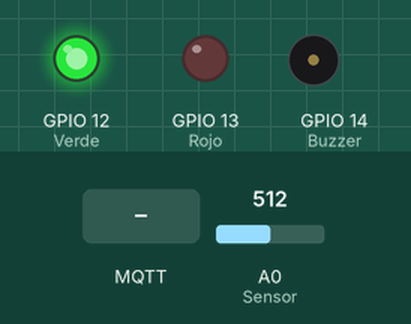
Recording of a sketch running on a simulated ESP8266 (NodeMCU). Parts: output pins drawn as LEDs (lit = HIGH), buzzer (waves = sounding). The test bench sets the inputs (shaded band); at power-on: A0 (Sensor) = 512. WiFi joins after 1.5 s; servers stay silent unless stated; no MQTT or app messages arrive unless stated; what the sketch prints to the serial monitor is not drawn.

Above: at 2.7 s.
2.8 s: MQTT message "Alerta" arrives on the first subscribed topic
At 6.9 s:
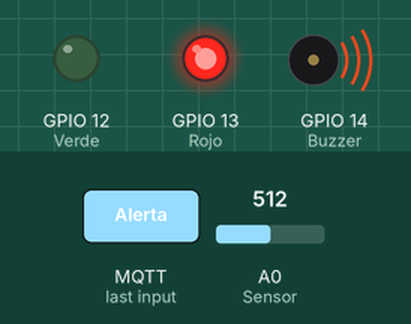
8.0 s: A0 (Sensor) set to 105
11.0 s: A0 (Sensor) set to 90
18.0 s: MQTT message "Solucionado" arrives on the first subscribed topic
At 22.2 s:
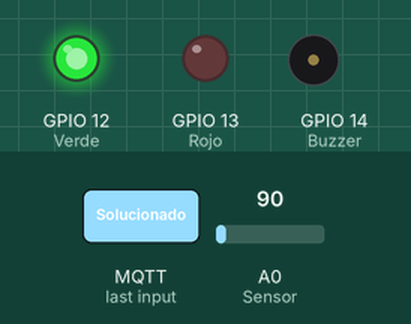
Timing chart, 0 to 23.7 s (numbered marks = the images above; inputs shaded):
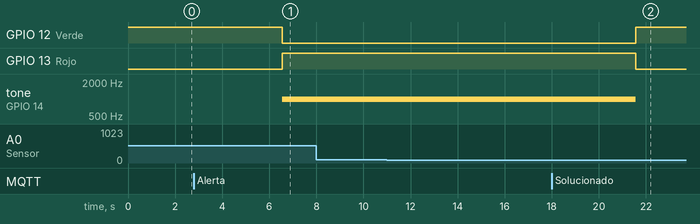

Measured:
- after the input at 2.8 s, GPIO 12 (Verde): HIGH → LOW after 3.8 s; GPIO 13 (Rojo): LOW → HIGH after 3.8 s; tone on GPIO 14 (Buzzer): silent → 1000 Hz after 3.8 s
- after the input at 8.0 s, every drawn part: stays the same
- after the input at 11.0 s, every drawn part: stays the same
- after the input at 18.0 s, GPIO 12 (Verde): LOW → HIGH after 3.6 s; GPIO 13 (Rojo): HIGH → LOW after 3.6 s; tone on GPIO 14 (Buzzer): 1000 Hz → silent after 3.6 s

The sketch:

ARDUINOESP1.ino
```cpp
#include <ESP8266WiFi.h>
#include <PubSubClient.h>
#include <WiFiClientSecure.h>

#define Verde 12 // GPIO 12 (D6) LED VERDE
#define Rojo 13 // GPIO 13 (D7) LED ROJO
#define Buzzer 14 // GPIO 14 (D5) ALARMA
#define Sensor A0 // A0 SENSOR

// WiFi settings
const char *ssid = "Mapa";             // Replace with your WiFi name
const char *password = "123456789";   // Replace with your WiFi password

// MQTT Broker settings
const char *mqtt_broker = "3c0e9445ee584760b0e9427ba2ba7022.s1.eu.hivemq.cloud";  // EMQX broker endpoint
const int mqtt_port = 8883;  // MQTT port (TCP)
const char* mqtt_username = "MapaRuiz";
const char* mqtt_password = "Mapa123456*";
const char* mqtt_topic = "CANAL";

WiFiClientSecure espClient;
PubSubClient mqtt_client(espClient);

void connectToWiFi();
void connectToMQTTBroker();
void mqttCallback(char *topic, byte *payload, unsigned int length);
void enviarMensajeMQTT(const char *mensaje);

void setup() {
    Serial.begin(115200);
    pinMode(Verde , OUTPUT);
    pinMode(Rojo, OUTPUT);
    pinMode(Buzzer, OUTPUT);
    pinMode(Sensor, INPUT);
    digitalWrite(Verde, HIGH);
    connectToWiFi();
    espClient.setInsecure();
    mqtt_client.setServer(mqtt_broker, mqtt_port);
    mqtt_client.setCallback(mqttCallback);
    connectToMQTTBroker();
}

void connectToWiFi() {
    WiFi.begin(ssid, password);
    Serial.print("Conectando a WiFi");
    while (WiFi.status() != WL_CONNECTED) {
        delay(500);
        Serial.print(".");
    }
    Serial.println("\nConectado a la red WiFi");
}

void connectToMQTTBroker() {
    while (!mqtt_client.connected()) {
        String client_id = "esp8266-client-" + String(WiFi.macAddress());
        Serial.printf("Conectando al broker MQTT como %s.....\n", client_id.c_str());
        if ( mqtt_client.connect(
           client_id.c_str(),
           mqtt_username, mqtt_password     // ← supply credentials
        ) ) {
            Serial.println("Conectado al broker MQTT");
            mqtt_client.subscribe(mqtt_topic);
            // Publica un mensaje al conectar exitosamente
            mqtt_client.publish(mqtt_topic, "¡Hola EMQX, soy ESP8266! ^^");
        } else {
            Serial.print("Error al conectar al broker MQTT, rc=");
            Serial.print(mqtt_client.state());
            Serial.println(" intenta de nuevo en 5 segundos");
            delay(5000);
        }
    }
}

void mqttCallback(char* topic, byte* payload, unsigned int length) {
    String message;
    for (unsigned int i = 0; i < length; i++) {
        message += (char)payload[i];
    }

    // Lógica de control: solo imprime si es relevante
    if (message.equals("Alerta")) {
        digitalWrite(Verde, LOW);
        digitalWrite(Rojo, HIGH);
        tone(Buzzer, 1000); // Enciende el zumbador a 1000Hz
        Serial.println("[MQTT] ALERTA recibida → La alarma está encendida");
    }
    else if (message.equals("Solucionado")) {
        digitalWrite(Verde, HIGH);
        digitalWrite(Rojo, LOW);
        noTone(Buzzer); // Apaga el zumbador
        Serial.println("[MQTT] SOLUCIONADO recibido → La alarma está apagada");
    }
    // No imprime nada para otros mensajes
}


bool mensajeEnviado = false;
unsigned long tiempoInicio = 0;
bool tiempo = true;

void loop() {
    if (!mqtt_client.connected()) {
        connectToMQTTBroker();
    }
    mqtt_client.loop();

    // Lectura del sensor y publicación
    char msgBuffer[20];
    float valor_sensor = analogRead(Sensor);
    dtostrf(valor_sensor, 6, 2, msgBuffer);
    const char* valor_const_char = msgBuffer;
    enviarMensajeMQTT(valor_const_char);
    delay(5000);

    //MQTT si se detecta un nivel alto de metanol

        float valor_metano = 165;
        dtostrf(valor_metano, 6, 2, msgBuffer);
        const char* const_metano = msgBuffer;
        enviarMensajeMQTT(const_metano);
        mensajeEnviado = false; // Marcar como enviado


    //si ya paso un minuto
    if (tiempo &&(millis() - tiempoInicio >= 60000)) {
        mensajeEnviado = true; // Volver a habilitar el envío
        tiempo = false;
    }
}

void enviarMensajeMQTT(const char *mensaje) {
    mqtt_client.publish(mqtt_topic, mensaje);
    Serial.print("[MQTT] Enviado → ");
    Serial.println(mensaje);
}
```
